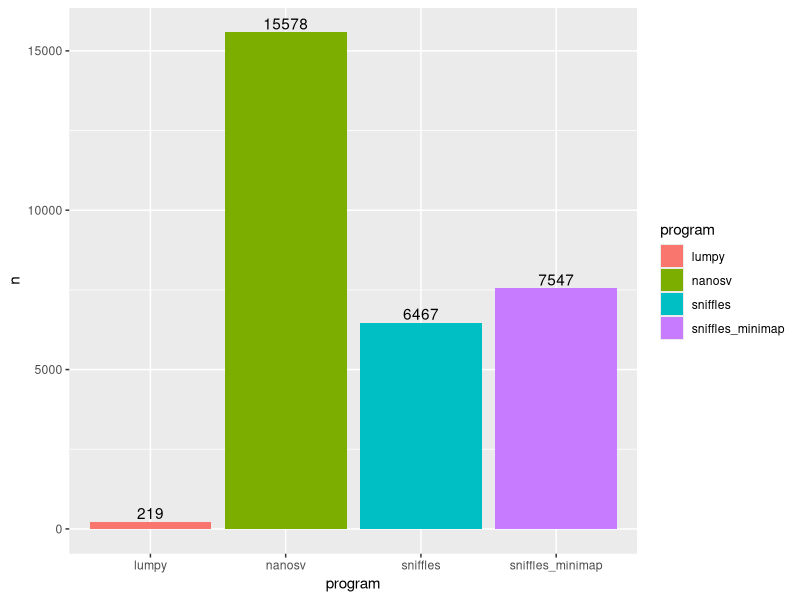
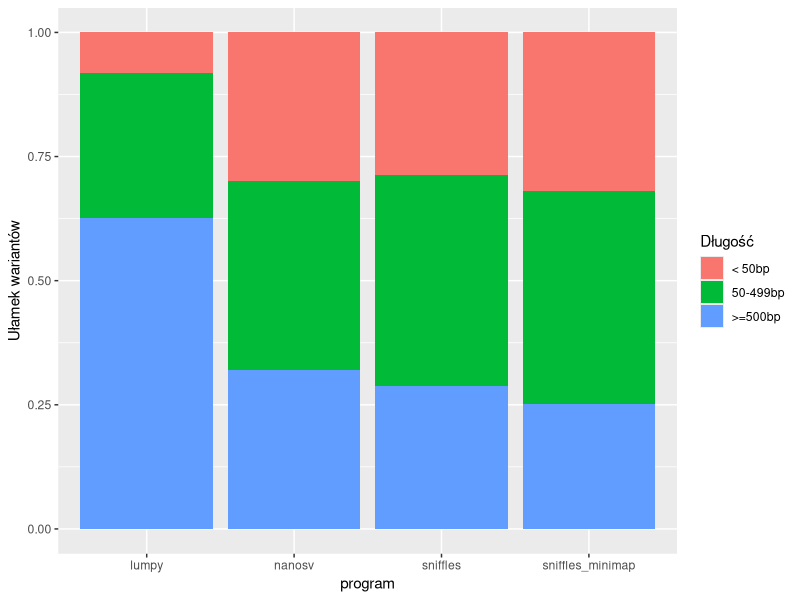
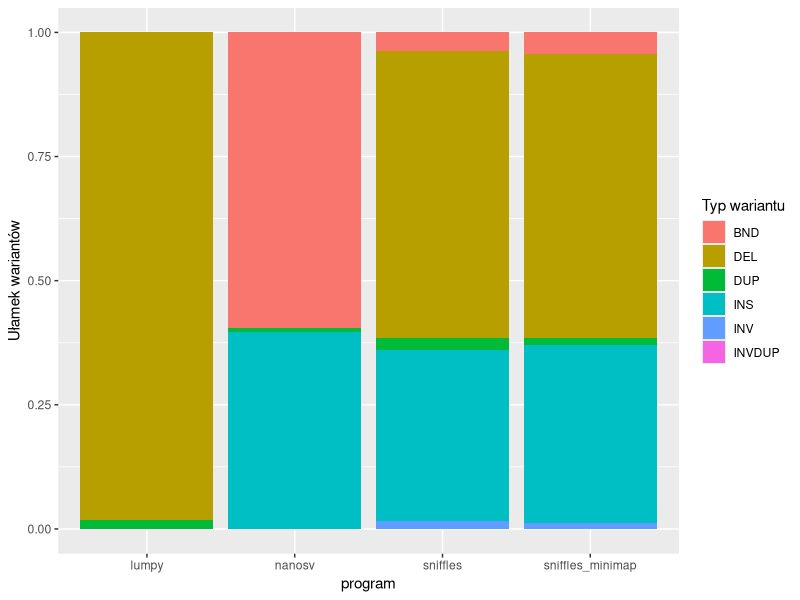
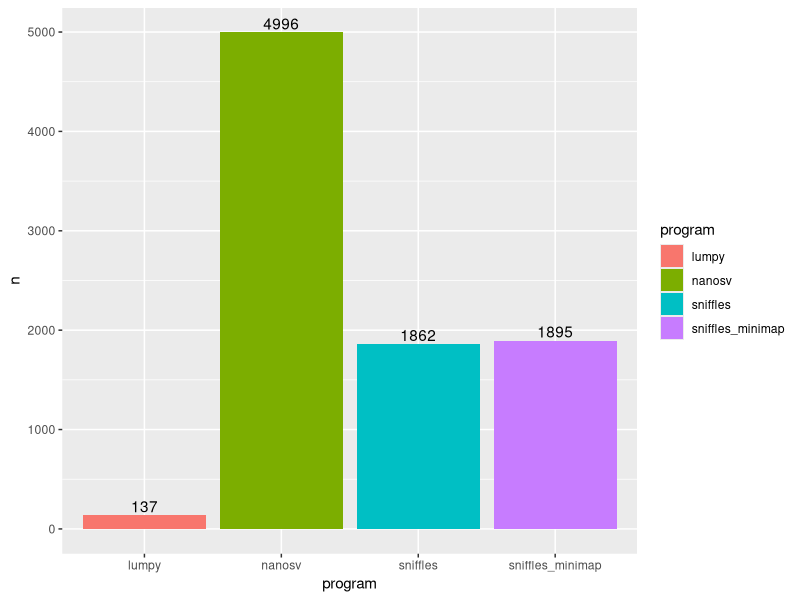
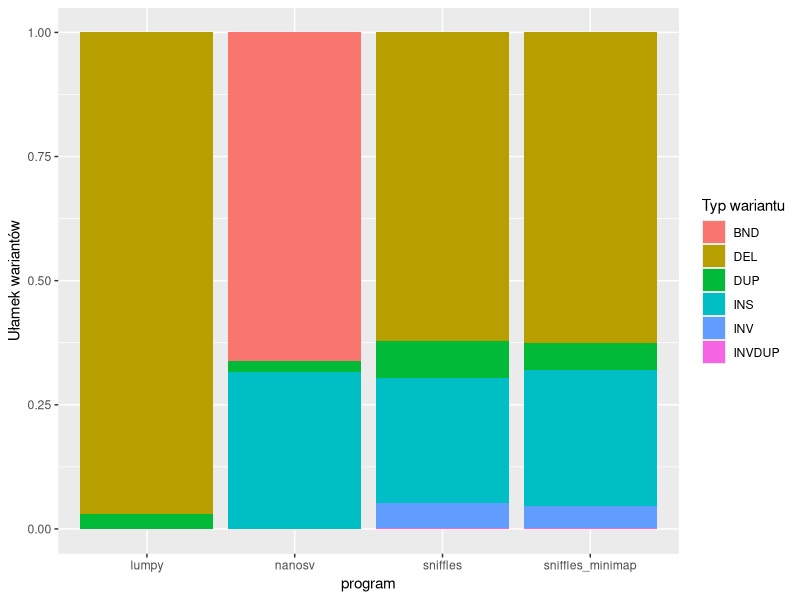

Write the R code that produced these figures, in order. (Note: a time limit stopped this script after it produced the figures.)
library(tidyverse)

lumpy<- read_csv("lumpy.csv", col_types = cols(.default = "d", CHROM = "c", SVTYPE = "c", ALT = "c"))
sniffles<- read_csv("sniffles.csv", col_types = cols(.default = "d", CHROM = "c", SVTYPE = "c", ALT = "c"))
sniffles_minimap<- read_csv("sniffles_minimap.csv", col_types = cols(.default = "d", CHROM = "c", SVTYPE = "c", ALT = "c"))
nanosv<- read_csv("nanosv.csv", col_types = cols(.default = "d", CHROM = "c", SVTYPE = "c", ALT = "c"))

lumpy$name = "lumpy"
sniffles$name = "sniffles"
sniffles_minimap$name = "sniffles_minimap"
nanosv$name = "nanosv"

warianty <- bind_rows(lumpy, sniffles, sniffles_minimap, nanosv) %>% filter(!is.na(SVLEN))
warianty$length <- ""
warianty$length <- ifelse(abs(warianty$SVLEN) >= 500, ">=500bp", 
                    ifelse( abs(warianty$SVLEN) < 500 & abs(warianty$SVLEN) >= 50, "50-499bp", "< 50bp" ))
warianty$length <- factor(warianty$length, levels = c("< 50bp", "50-499bp", ">=500bp" ))

war <- warianty %>% count(name, sort = TRUE) %>% rename(program = name)
war %>% ggplot(aes(x = program, y = n, fill = program)) +
  geom_bar(stat = "identity") + 
  geom_text(aes(label=n), position=position_dodge(width=0.9), vjust=-0.25)
  
 
warianty %>% ggplot(aes(x = name, fill = length)) + 
  geom_bar(position = "fill") + 
  labs(x = "program", y = "Ułamek wariantów") + 
  scale_fill_discrete(name = "Długość")

warianty %>% ggplot(aes(x =name, fill = SVTYPE)) + 
  geom_bar(position = "fill") + 
  labs(x = "program", y = "Ułamek wariantów") + 
  scale_fill_discrete(name = "Typ wariantu")

warianty_500 <- warianty %>% filter(length == ">=500bp")

war_500 <- warianty_500 %>% count(name, sort = TRUE) %>% rename(program = name)
war_500 %>% ggplot(aes(x = program, y = n, fill = program)) +
  geom_bar(stat = "identity") + 
  geom_text(aes(label=n), position=position_dodge(width=0.9), vjust=-0.25)

warianty_500 %>% ggplot(aes(x =name, fill = SVTYPE)) + 
  geom_bar(position = "fill") + 
  labs(x = "program", y = "Ułamek wariantów") + 
  scale_fill_discrete(name = "Typ wariantu")

ath <- read_csv("ath_cnv.csv", skip = 4)
ath <- ath %>% filter(`Included in AthCNV dataset?` == "YES") %>% select(CNV_ID, Chr, Start, Stop, size, `Included in AthCNV dataset?`)
ath$Chr <- factor(gsub("Chr", "", ath$Chr))


warianty_500$END <- ifelse(is.na(warianty_500$END), warianty_500$START + warianty_500$SVLEN, warianty_500$END) 
#warianty_500$SVLEN <- abs(warianty_500$SVLEN)

coverage <- 0.2
overlap_02 <- ath
overlap_02$lumpy <- 0
overlap_02$sniffles_minimap <- 0
overlap_02$sniffles <- 0
overlap_02$nanosv <- 0


for(index in 1:nrow(warianty_500))
{
  cnv <- warianty_500 %>% slice(index)
  chrom <- ath %>% 
    filter( Chr == cnv$CHROM, 
      cnv$START < Start & cnv$END< Stop & (cnv$END - Start >= coverage*size & cnv$END - Start >= abs(coverage*cnv$SVLEN)) | 
            cnv$START < Start & cnv$END > Stop & (Stop - Start >= coverage*size & Stop - Start >= abs(coverage*cnv$SVLEN)) |
            cnv$START > Start & cnv$END < Stop & (cnv$END - cnv$START >= coverage*size & cnv$END - cnv$START >= abs(coverage*cnv$SVLEN)) | 
            cnv$START > Start & cnv$END > Stop & (Stop - cnv$START >= coverage*size & Stop - cnv$START >= abs(coverage*cnv$SVLEN)))
  program <- cnv$name
  if(program == "lumpy") {overlap_02$lumpy[overlap_02$CNV_ID %in% chrom$CNV_ID] <- 1}
  else if(program == "sniffles") {overlap_02$sniffles[overlap_02$CNV_ID %in% chrom$CNV_ID] <- 1 }
  else if(program == "sniffles_minimap") {overlap_02$sniffles_minimap[overlap_02$CNV_ID %in% chrom$CNV_ID] <- 1 }
  else if(program == "nanosv") { overlap_02$nanosv[overlap_02$CNV_ID %in% chrom$CNV_ID] <- 1 }
}  

coverage <- 0.5
overlap_05 <- ath
overlap_05$lumpy <- 0
overlap_05$sniffles_minimap <- 0
overlap_05$sniffles <- 0
overlap_05$nanosv <- 0


for(index in 1:nrow(warianty_500))
{
  cnv <- warianty_500 %>% slice(index)
  chrom <- ath %>% 
    filter( Chr == cnv$CHROM, 
            cnv$START < Start & cnv$END< Stop & (cnv$END - Start >= coverage*size & cnv$END - Start >= abs(coverage*cnv$SVLEN)) | 
              cnv$START < Start & cnv$END > Stop & (Stop - Start >= coverage*size & Stop - Start >= abs(coverage*cnv$SVLEN)) |
              cnv$START > Start & cnv$END < Stop & (cnv$END - cnv$START >= coverage*size & cnv$END - cnv$START >= abs(coverage*cnv$SVLEN)) | 
              cnv$START > Start & cnv$END > Stop & (Stop - cnv$START >= coverage*size & Stop - cnv$START >= abs(coverage*cnv$SVLEN)))
  program <- cnv$name
  if(program == "lumpy") {overlap_05$lumpy[overlap_05$CNV_ID %in% chrom$CNV_ID] <- 1}
  else if(program == "sniffles") {overlap_05$sniffles[overlap_05$CNV_ID %in% chrom$CNV_ID] <- 1 }
  else if(program == "sniffles_minimap") {overlap_05$sniffles_minimap[overlap_05$CNV_ID %in% chrom$CNV_ID] <- 1 }
  else if(program == "nanosv") { overlap_05$nanosv[overlap_05$CNV_ID %in% chrom$CNV_ID] <- 1 }
}  


coverage <- 0.8
overlap_08 <- ath
overlap_08$lumpy <- 0
overlap_08$sniffles_minimap <- 0
overlap_08$sniffles <- 0
overlap_08$nanosv <- 0


for(index in 1:nrow(warianty_500))
{
  cnv <- warianty_500 %>% slice(index)
  chrom <- ath %>% 
    filter( Chr == cnv$CHROM, 
            cnv$START < Start & cnv$END< Stop & (cnv$END - Start >= coverage*size & cnv$END - Start >= abs(coverage*cnv$SVLEN)) | 
              cnv$START < Start & cnv$END > Stop & (Stop - Start >= coverage*size & Stop - Start >= abs(coverage*cnv$SVLEN)) |
              cnv$START > Start & cnv$END < Stop & (cnv$END - cnv$START >= coverage*size & cnv$END - cnv$START >= abs(coverage*cnv$SVLEN)) | 
              cnv$START > Start & cnv$END > Stop & (Stop - cnv$START >= coverage*size & Stop - cnv$START >= abs(coverage*cnv$SVLEN)))
  program <- cnv$name
  if(program == "lumpy") {overlap_08$lumpy[overlap_08$CNV_ID %in% chrom$CNV_ID] <- 1}
  else if(program == "sniffles") {overlap_08$sniffles[overlap_08$CNV_ID %in% chrom$CNV_ID] <- 1 }
  else if(program == "sniffles_minimap") {overlap_08$sniffles_minimap[overlap_08$CNV_ID %in% chrom$CNV_ID] <- 1 }
  else if(program == "nanosv") { overlap_08$nanosv[overlap_08$CNV_ID %in% chrom$CNV_ID] <- 1 }
}  

write_csv(overlap_02, "overlap_20.csv")
write_csv(overlap_05, "overlap_50.csv")
write_csv(overlap_08, "overlap_80.csv")

overlap_02$pokrycie = "20%"
overlap_05$pokrycie = "50%"
overlap_08$pokrycie = "80%"


overlap <- bind_rows(overlap_02, overlap_05, overlap_08)

write_csv(overlap, "odczyty_AthCNV_detekcja.csv")

overlaps <- overlap %>% 
  group_by(pokrycie) %>% 
  mutate(lumpy = sum(lumpy)*100/sum(nrow(ath)), sniffles = sum(sniffles)*100/sum(nrow(ath)), sniffles_minimap = sum(sniffles_minimap)*100/sum(nrow(ath)), nanosv = sum(nanosv)*100/sum(nrow(ath))) %>%
  select(lumpy,sniffles_minimap, sniffles, nanosv) %>% 
  unique %>% 
  pivot_longer(., c("lumpy", "sniffles_minimap", "sniffles", "nanosv"), names_to = "program", values_to = "%AthCNV")

write_csv(overlaps, "pokrycie_AthCNV_odczyty.csv")

pd <- position_dodge(0.1)
ggplot(overlaps, aes(pokrycie, `%AthCNV`, color = program, group = program))  +
  geom_point(position = pd, size = 3) + 
  geom_line(alpha = 0.3, position = pd) + 
  labs(x = "% nalożenia CNV'ów", y = "%wariantów AthCNV znalezionych przez program") +
  geom_text(aes(label=round(`%AthCNV`, 1)), position=position_dodge(width=0.7), vjust=-0.4)

# 
# 
# ggplot(overlaps, aes(program, `%AthCNV`, fill = program))  +
#   geom_bar(stat = "identity") + 
#   labs(x = "% nalożenia CNV'ów") + 
#   facet_wrap(~pokrycie)

odleglosc <- overlap %>% 
  pivot_longer(., c("lumpy", "sniffles_minimap", "sniffles", "nanosv"), names_to = "program", values_to = "detekcja") %>% 
  filter(detekcja == 1)

odleglosc %>% ggplot(aes(program, size, fill = program)) +
  geom_violin(outlier.shape = NA) +
  scale_y_continuous(limits = quantile(odleglosc$size, c(0.1, 0.9)))
